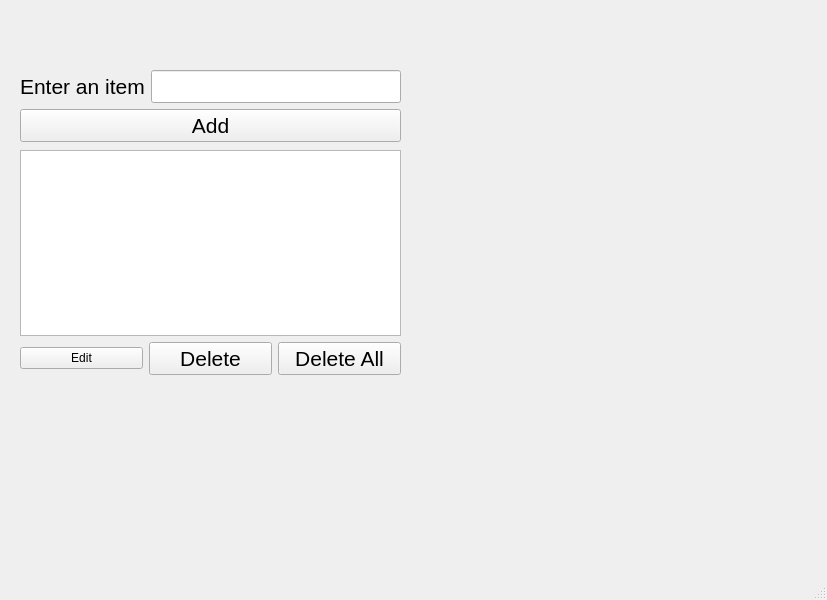
<?xml version="1.0" encoding="UTF-8"?>
<ui version="4.0">
 <class>MainWindow</class>
 <widget class="QMainWindow" name="MainWindow">
  <property name="geometry">
   <rect>
    <x>0</x>
    <y>0</y>
    <width>827</width>
    <height>600</height>
   </rect>
  </property>
  <property name="windowTitle">
   <string>MainWindow</string>
  </property>
  <widget class="QWidget" name="centralwidget">
   <widget class="QWidget" name="">
    <property name="geometry">
     <rect>
      <x>20</x>
      <y>150</y>
      <width>381</width>
      <height>225</height>
     </rect>
    </property>
    <layout class="QVBoxLayout" name="verticalLayout">
     <item>
      <widget class="QListWidget" name="listWidget"/>
     </item>
     <item>
      <layout class="QHBoxLayout" name="horizontalLayout">
       <item>
        <widget class="QPushButton" name="pushButtonEdit">
         <property name="text">
          <string>Edit</string>
         </property>
        </widget>
       </item>
       <item>
        <widget class="QPushButton" name="pushButtonDelete">
         <property name="font">
          <font>
           <family>Arial</family>
           <pointsize>16</pointsize>
          </font>
         </property>
         <property name="text">
          <string>Delete</string>
         </property>
        </widget>
       </item>
       <item>
        <widget class="QPushButton" name="pushButtonDeleteAll">
         <property name="font">
          <font>
           <family>Arial</family>
           <pointsize>16</pointsize>
          </font>
         </property>
         <property name="text">
          <string>Delete All</string>
         </property>
        </widget>
       </item>
      </layout>
     </item>
    </layout>
   </widget>
   <widget class="QWidget" name="">
    <property name="geometry">
     <rect>
      <x>20</x>
      <y>70</y>
      <width>381</width>
      <height>72</height>
     </rect>
    </property>
    <layout class="QVBoxLayout" name="verticalLayout_2">
     <item>
      <layout class="QHBoxLayout" name="horizontalLayout_2">
       <item>
        <widget class="QLabel" name="label">
         <property name="font">
          <font>
           <family>Arial</family>
           <pointsize>16</pointsize>
          </font>
         </property>
         <property name="text">
          <string>Enter an item</string>
         </property>
        </widget>
       </item>
       <item>
        <widget class="QLineEdit" name="lineEdit">
         <property name="font">
          <font>
           <family>Arial</family>
           <pointsize>16</pointsize>
          </font>
         </property>
        </widget>
       </item>
      </layout>
     </item>
     <item>
      <widget class="QPushButton" name="psuhButtonAdd">
       <property name="font">
        <font>
         <family>Arial</family>
         <pointsize>16</pointsize>
        </font>
       </property>
       <property name="text">
        <string>Add</string>
       </property>
      </widget>
     </item>
    </layout>
   </widget>
  </widget>
  <widget class="QMenuBar" name="menubar">
   <property name="geometry">
    <rect>
     <x>0</x>
     <y>0</y>
     <width>827</width>
     <height>23</height>
    </rect>
   </property>
  </widget>
  <widget class="QStatusBar" name="statusbar"/>
 </widget>
 <resources/>
 <connections/>
</ui>
